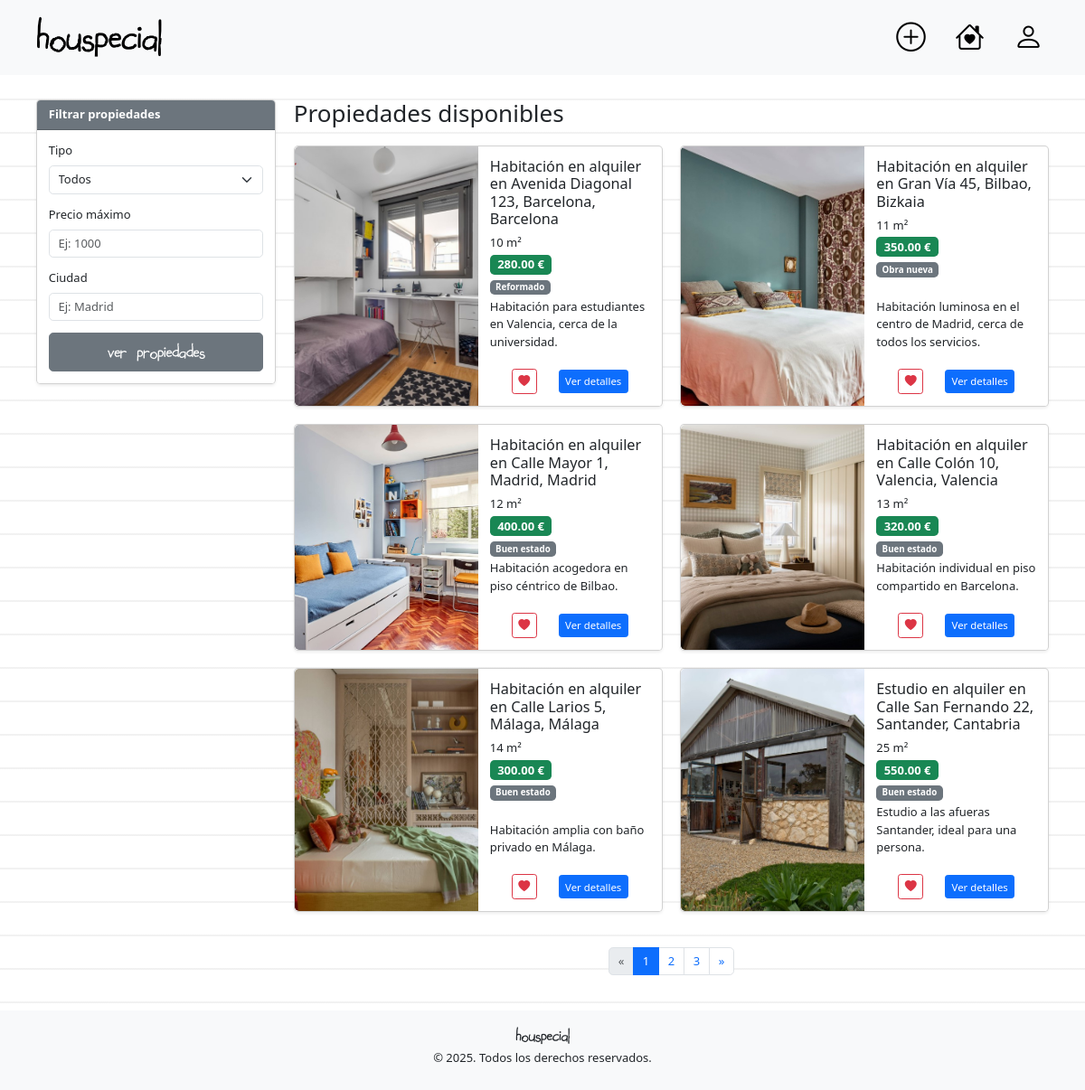
The page / on the database its author committed.
### tables this page shows
CREATE TABLE
    `property` (
        `id` int (11) NOT NULL AUTO_INCREMENT,
        `property_type` ENUM (
            'Habitación',
            'Estudio',
            'Piso',
            'Casa'
        ) NOT NULL,  
        `address_id` int (11) NOT NULL,
        `built_size` int (11) NOT NULL,
        `status` ENUM (
            'Obra nueva',
            'Reformado',
            'A reformar',
            'Buen estado'
        ) NOT NULL DEFAULT 'Buen estado',
        `immediate_availability` BOOLEAN NOT NULL DEFAULT 0,
        `user_id` int (11) NOT NULL,
        PRIMARY KEY (`id`),
        FOREIGN KEY (`address_id`) REFERENCES `address` (`id`) ON DELETE CASCADE,
        FOREIGN KEY (`user_id`) REFERENCES `user` (`id`) ON DELETE CASCADE
    );

CREATE TABLE
    `advert` (
        `id` int (11) NOT NULL AUTO_INCREMENT,
        `property_id` int (11) NOT NULL,  
        `user_id` int (11) NOT NULL,  
        `price` decimal(10, 2) NOT NULL,
        `action` ENUM (
            'Venta',
            'Alquiler'
        ) NOT NULL,  
        `description` text NOT NULL,  
        `created_at` timestamp NOT NULL DEFAULT current_timestamp(),
        PRIMARY KEY (`id`),
        FOREIGN KEY (`property_id`) REFERENCES `property` (`id`) ON DELETE CASCADE,
        FOREIGN KEY (`user_id`) REFERENCES `user` (`id`) ON DELETE CASCADE
    );

### views/home.php (the view, shortened to what the rows shown need)
<?php
$advertFacade = new AdvertFacade(new AdvertConverter(), new PropertyConverter(), new ImageConverter());
$adverts = $advertFacade->getAllAdverts();
$advertsPerPage = 6;
$page = isset($_GET['page']) ? max(1, intval($_GET['page'])) : 1;
$start = ($page - 1) * $advertsPerPage;
$advertsToShow = array_slice($adverts, $start, $advertsPerPage);
?>
<?php require_once __DIR__ . '/partials/head.php'; ?>
<main>
    <div class="container body-ody-ody">
        <div class="row">
            <div class="col-12 col-md-9 mb-4">
                <h2 class="mb-4">Propiedades disponibles</h2>
                <div class="row g-4">
                    <?php if (empty($adverts)): ?>
                        <div class="col-12">
                            <div class="alert alert-secondary text-center">
                                No se encontraron propiedades disponibles.
                            </div>
                        </div>
                    <?php else: ?>
                        <?php foreach ($advertsToShow as $advert): ?>
                            <div class="col-12 col-lg-6">
                                <div class="card h-100 shadow-sm">
                                    <div class="row g-0 h-100">
                                        <div class="col-6 d-flex align-items-stretch" style="overflow: hidden;">
                                            <?php if ($advert['advert']->main_image): ?>
                                                <img src="<?= htmlspecialchars($advert['advert']->main_image) ?>"
                                                     class="img-fluid rounded-start w-100 h-100"
                                                     alt="Imagen propiedad"
                                                     style="object-fit: cover; min-height: 200px;">
                                            <?php endif; ?>
                                        </div>
                                        <div class="col-6">
                                            <div class="card-body d-flex flex-column h-100">
                                                <h5 class="card-title">
                                                    <?= htmlspecialchars($advert['title']) ?>
                                                </h5>
                                                <p class="card-text mb-1">
                                                    <?= htmlspecialchars($advert['property']->built_size) ?> m²
                                                </p>
                                                <p class="card-text mb-1">
                                                    <span class="badge text-bg-success fs-6"><?= htmlspecialchars($advert['advert']->price) ?> €</span>
                                                </p>
                                                <p class="card-text mb-1">
                                                    <span class="badge text-bg-secondary"><?= htmlspecialchars($advert['property']->status) ?></span>
                                                </p>
                                                <p class="card-text flex-grow-1 d-flex align-items-end">
                                                    <?= htmlspecialchars($advert['advert']->description) ?>
                                                </p>
                                                <div class="mt-2 d-flex justify-content-evenly align-items-center">
                                                    <button class="btn btn-outline-danger btn-sm" title="Añadir a favoritos"><i class="bi bi-heart-fill"></i></button>
                                                    <a href="/detallePropiedad?id=<?= urlencode($advert['advert']->id) ?>" class="btn btn-primary btn-sm">Ver detalles</a>
                                                </div>
                                            </div>
                                        </div>
                                    </div>
                                </div>
                            </div>
                        <?php endforeach; ?>
                    <?php endif; ?>
                </div>
            </div>
        </div>
    </div>
</main>
<?php require_once __DIR__ . '/partials/footer.php'; ?>

### rows shown on the page
property: built_size "10", status "Reformado"
advert: price "280.00", description "Habitación para estudiantes en Valencia, cerca de la universidad."
property: built_size "11", status "Obra nueva"
advert: price "350.00", description "Habitación luminosa en el centro de Madrid, cerca de todos los servicios."
property: built_size "12", status "Buen estado"
advert: price "400.00", description "Habitación acogedora en piso céntrico de Bilbao."
property: built_size "13", status "Buen estado"
advert: price "320.00", description "Habitación individual en piso compartido en Barcelona."
property: built_size "14", status "Buen estado"
advert: price "300.00", description "Habitación amplia con baño privado en Málaga."
property: built_size "25", status "Buen estado"
advert: price "550.00", description "Estudio a las afueras Santander, ideal para una persona."

### other values the page prints
$advert['title'] "Habitación en alquiler en Avenida Diagonal 123, Barcelona, Barcelona"
$advert['title'] "Habitación en alquiler en Gran Vía 45, Bilbao, Bizkaia"
$advert['title'] "Habitación en alquiler en Calle Mayor 1, Madrid, Madrid"
$advert['title'] "Habitación en alquiler en Calle Colón 10, Valencia, Valencia"
$advert['title'] "Habitación en alquiler en Calle Larios 5, Málaga, Málaga"
$advert['title'] "Estudio en alquiler en Calle San Fernando 22, Santander, Cantabria"
